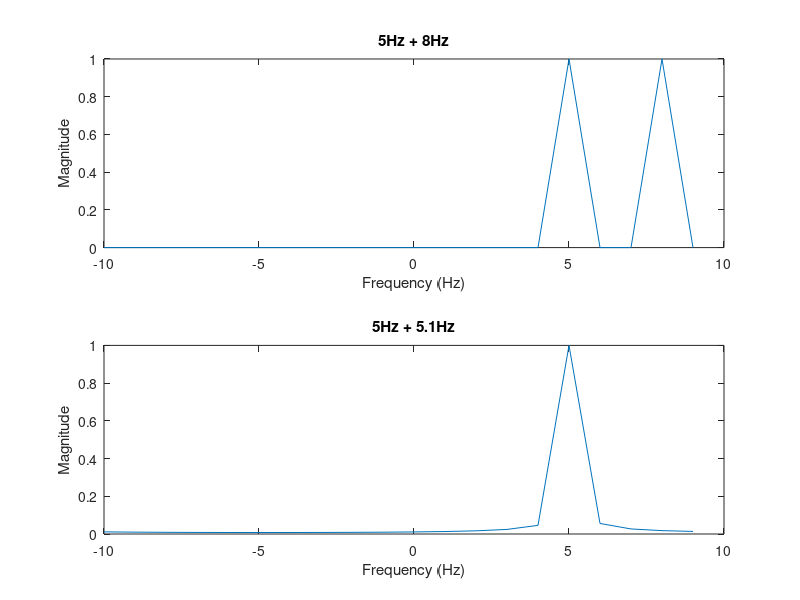

This chart was generated by the following MATLAB code:
T = 1;
fs = 20;
t = 0 : 1/fs : T - 1 / fs;
f = -10 : 1 : 9;

x1 = exp(1i * 2 * pi * 5 * t) + exp(1i * 2 * pi * 8 * t);
y1 = fftshift(fft(x1));
y1 = y1 / max(abs(y1));

x2 = exp(1i * 2 * pi * 5 * t) + exp(1i * 2 * pi * 5.1 * t);
y2 = fftshift(fft(x2));
y2 = y2 / max(abs(y2));

figure;
subplot(2, 1, 1)
plot(f, abs(y1));
xlim([-10, 10]);
title("5Hz + 8Hz");
xlabel("Frequency (Hz)");
ylabel("Magnitude");

subplot(2, 1, 2)
plot(f, abs(y2));
xlim([-10, 10]);
title("5Hz + 5.1Hz");
xlabel("Frequency (Hz)");
ylabel("Magnitude");



